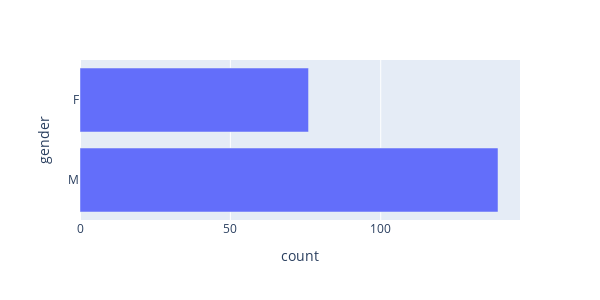
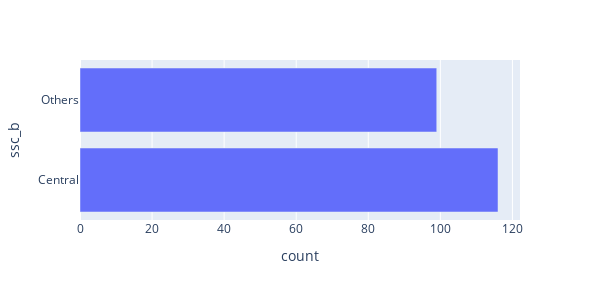
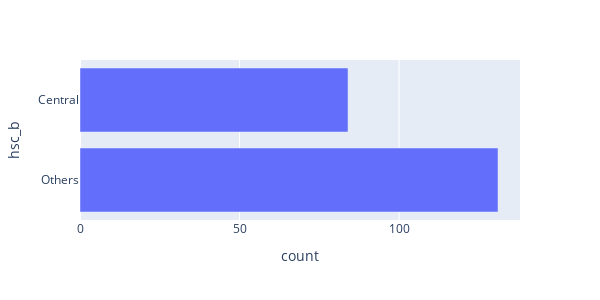
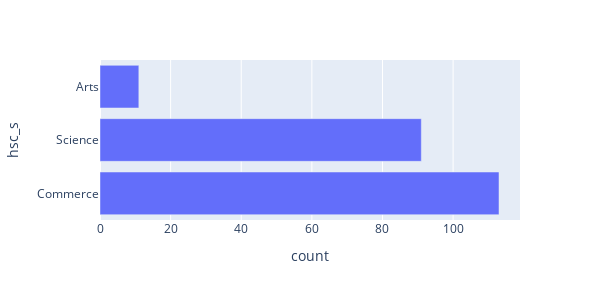

Notebook source saved alongside these figures, in order:
### Code cell
categorical_col = ["gender", "ssc_b", "hsc_b", "hsc_s", "degree_t", "workex", "specialisation", "status"] 
for col in categorical_col:
    vc = placement_df[col].value_counts().reset_index()
    fig = px.bar(vc, x=vc.columns[1], y=vc.columns[0])
    fig.update_layout(
        autosize=False,
        width=600,
        height=300,
    )

    fig.show()

### Figure 1 — Plotly figure (JSON) as saved in the notebook; plotly's stock layout.template omitted (floating-point values rounded to 4 significant figures)
{"data": [{"alignmentgroup": "True", "hovertemplate": "count=%{x}<br>gender=%{y}<extra></extra>", "legendgroup": "", "marker": {"color": "#636efa", "pattern": {"shape": ""}}, "name": "", "offsetgroup": "", "orientation": "h", "showlegend": false, "textposition": "auto", "type": "bar", "x": [139, 76], "xaxis": "x", "y": ["M", "F"], "yaxis": "y"}], "layout": {"autosize": false, "barmode": "relative", "height": 300, "legend": {"tracegroupgap": 0}, "margin": {"t": 60}, "width": 600, "xaxis": {"anchor": "y", "domain": [0, 1], "title": {"text": "count"}}, "yaxis": {"anchor": "x", "domain": [0, 1], "title": {"text": "gender"}}}}

### Figure 2 — Plotly figure (JSON) as saved in the notebook; plotly's stock layout.template omitted (floating-point values rounded to 4 significant figures)
{"data": [{"alignmentgroup": "True", "hovertemplate": "count=%{x}<br>ssc_b=%{y}<extra></extra>", "legendgroup": "", "marker": {"color": "#636efa", "pattern": {"shape": ""}}, "name": "", "offsetgroup": "", "orientation": "h", "showlegend": false, "textposition": "auto", "type": "bar", "x": [116, 99], "xaxis": "x", "y": ["Central", "Others"], "yaxis": "y"}], "layout": {"autosize": false, "barmode": "relative", "height": 300, "legend": {"tracegroupgap": 0}, "margin": {"t": 60}, "width": 600, "xaxis": {"anchor": "y", "domain": [0, 1], "title": {"text": "count"}}, "yaxis": {"anchor": "x", "domain": [0, 1], "title": {"text": "ssc_b"}}}}

### Figure 3 — Plotly figure (JSON) as saved in the notebook; plotly's stock layout.template omitted (floating-point values rounded to 4 significant figures)
{"data": [{"alignmentgroup": "True", "hovertemplate": "count=%{x}<br>hsc_b=%{y}<extra></extra>", "legendgroup": "", "marker": {"color": "#636efa", "pattern": {"shape": ""}}, "name": "", "offsetgroup": "", "orientation": "h", "showlegend": false, "textposition": "auto", "type": "bar", "x": [131, 84], "xaxis": "x", "y": ["Others", "Central"], "yaxis": "y"}], "layout": {"autosize": false, "barmode": "relative", "height": 300, "legend": {"tracegroupgap": 0}, "margin": {"t": 60}, "width": 600, "xaxis": {"anchor": "y", "domain": [0, 1], "title": {"text": "count"}}, "yaxis": {"anchor": "x", "domain": [0, 1], "title": {"text": "hsc_b"}}}}

### Figure 4 — Plotly figure (JSON) as saved in the notebook; plotly's stock layout.template omitted (floating-point values rounded to 4 significant figures)
{"data": [{"alignmentgroup": "True", "hovertemplate": "count=%{x}<br>hsc_s=%{y}<extra></extra>", "legendgroup": "", "marker": {"color": "#636efa", "pattern": {"shape": ""}}, "name": "", "offsetgroup": "", "orientation": "h", "showlegend": false, "textposition": "auto", "type": "bar", "x": [113, 91, 11], "xaxis": "x", "y": ["Commerce", "Science", "Arts"], "yaxis": "y"}], "layout": {"autosize": false, "barmode": "relative", "height": 300, "legend": {"tracegroupgap": 0}, "margin": {"t": 60}, "width": 600, "xaxis": {"anchor": "y", "domain": [0, 1], "title": {"text": "count"}}, "yaxis": {"anchor": "x", "domain": [0, 1], "title": {"text": "hsc_s"}}}}
